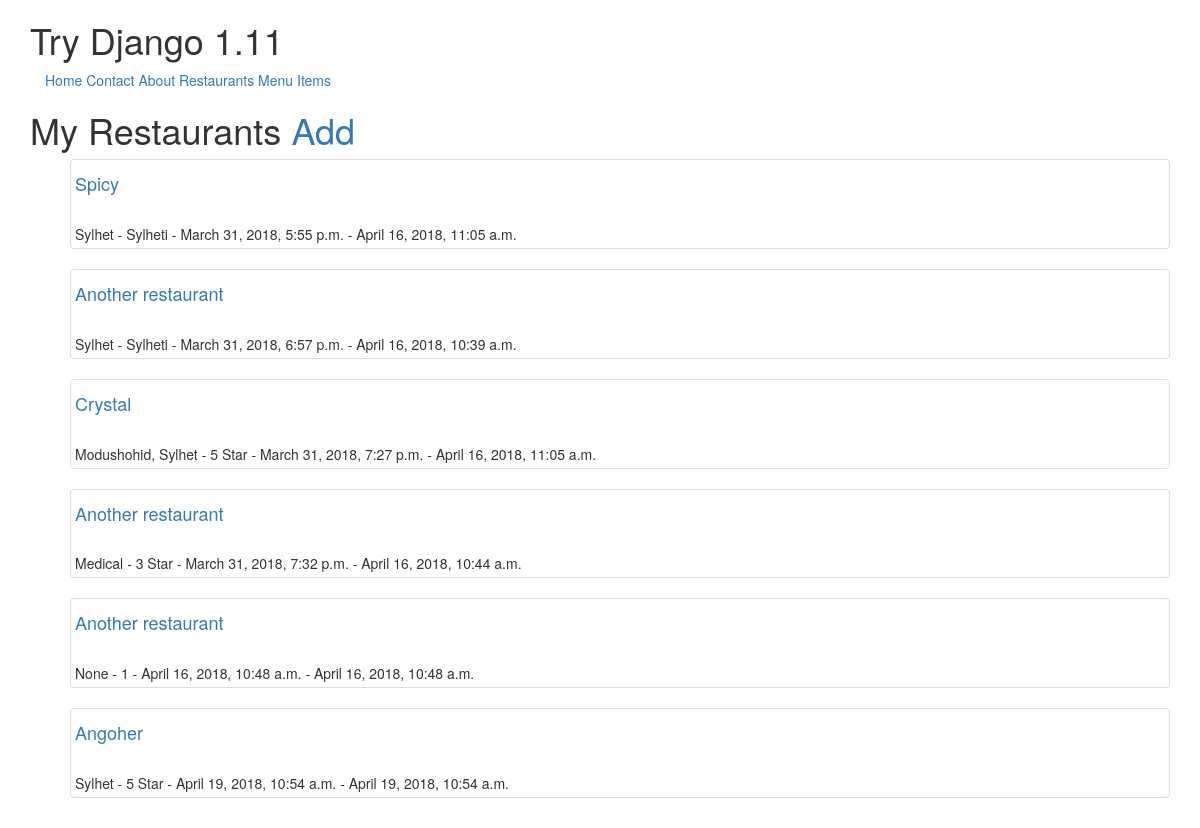
The page /restaurants/ (signed in) on the database its author committed.
### restaurants/models.py (models this page shows, shortened)
class Restaurant(models.Model):
    owner            = models.ForeignKey(User)
    name            = models.CharField(max_length=100)
    location        = models.CharField(max_length=255, null=True, blank=True)
    category        = models.CharField(max_length=255, null=True, blank=True, validators=[validate_caterogy])
    timestamp       = models.DateTimeField(auto_now_add=True)   # Saves automatically and does not allow to make changes
    updated         = models.DateTimeField(auto_now=True)       # Saves automatically and does not allow to make changes
    slug            = models.SlugField(null=True, blank=True)
    objects = RestaurantManager()
    def __str__(self):
        return self.name
    def get_absolute_url(self):
        return reverse('restaurants:detail', kwargs={'slug': self.slug})

### restaurants/views.py (the view)
class RestaurantListView(LoginRequiredMixin, ListView):
    login_url = '/login/'
    def get_queryset(self):
        return Restaurant.objects.filter(owner=self.request.user)

### restaurants/models.py (called while the page is built)
    def get_queryset(self):
        return RestaurantQuerySet(self.model, using=self._db)

### templates/restaurants/restaurant_list.html (shortened to what this page needs)
{% extends 'base.html' %}
{% block content %}
<h1>My Restaurants <samll><a href="{% url 'restaurants:create' %}">Add</a></samll></h1>
<ul>
    {% for obj in object_list %}
    <div class="row">
    <div class="col-sm-12">
        <div class="thumbnail">
        <h4><a href="{{ obj.get_absolute_url }}">{{ obj }}</a></h4>
        <br>{{ obj.location }} - {{ obj.category }} - {{ obj.timestamp }} - {{ obj.updated }}
        </div>
    </div>
    </div>
    {% empty %}
        <li><a href="{% url 'restaurants:create' %}">Add a Restaurant</a></li>
    {% endfor %}
</ul>
{% endblock content %}

### rows shown on the page
Restaurant: name "Spicy", location "Sylhet", category "Sylheti", timestamp "March 31, 2018, 5:55 p.m.", updated "April 16, 2018, 11:05 a.m."
Restaurant: name "Another restaurant", location "Sylhet", category "Sylheti", timestamp "March 31, 2018, 6:57 p.m.", updated "April 16, 2018, 10:39 a.m."
Restaurant: name "Crystal", location "Modushohid, Sylhet", category "5 Star", timestamp "March 31, 2018, 7:27 p.m.", updated "April 16, 2018, 11:05 a.m."
Restaurant: name "Another restaurant", location "Medical", category "3 Star", timestamp "March 31, 2018, 7:32 p.m.", updated "April 16, 2018, 10:44 a.m."
Restaurant: name "Another restaurant", location "None", category "1", timestamp "April 16, 2018, 10:48 a.m.", updated "April 16, 2018, 10:48 a.m."
Restaurant: name "Angoher", location "Sylhet", category "5 Star", timestamp "April 19, 2018, 10:54 a.m.", updated "April 19, 2018, 10:54 a.m."
